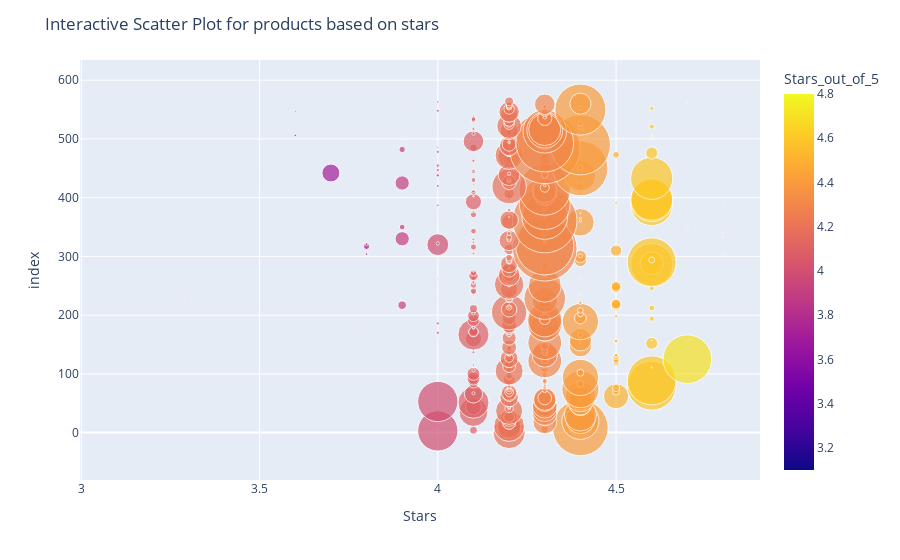

Source (notebook cell):
### Markdown cell above
#### From the above interactive plot we can see the offer price and the ratings of each phone that is colored based on its brands, we also see that brands with lesser price have a high number of ratings. Redmi has the highest ratings followed by vivo.

### Code cell
fig = px.scatter(df, x="Stars_out_of_5", hover_name="Product Name",
                 color = 'Stars_out_of_5', size = 'Ratings', size_max = 50)
fig.update_layout(title="Interactive Scatter Plot for products based on stars", xaxis_title="Stars")
fig.show()

### Figure 1 — Plotly figure (JSON) as saved in the notebook; plotly's stock layout.template omitted (floating-point values rounded to 4 significant figures; data arrays with more than 128 entries replaced by an {"elided": "..."} marker saying what was removed)
{"data": [{"hovertemplate": "<b>%{hovertext}</b><br><br>Stars_out_of_5=%{marker.color}<br>index=%{y}<br>Ratings=%{marker.size}<extra></extra>", "hovertext": {"elided": "565 str values"}, "legendgroup": "", "marker": {"color": {"elided": "565 float values"}, "coloraxis": "coloraxis", "size": {"elided": "565 int values"}, "sizemode": "area", "sizeref": 233.7, "symbol": "circle"}, "mode": "markers", "name": "", "orientation": "h", "showlegend": false, "type": "scatter", "x": {"elided": "565 float values"}, "xaxis": "x", "y": {"elided": "565 int values"}, "yaxis": "y"}], "layout": {"autosize": true, "coloraxis": {"colorbar": {"title": {"text": "Stars_out_of_5"}}, "colorscale": [[0, "#0d0887"], [0.1111, "#46039f"], [0.2222, "#7201a8"], [0.3333, "#9c179e"], [0.4444, "#bd3786"], [0.5556, "#d8576b"], [0.6667, "#ed7953"], [0.7778, "#fb9f3a"], [0.8889, "#fdca26"], [1, "#f0f921"]]}, "legend": {"itemsizing": "constant", "tracegroupgap": 0}, "margin": {"t": 60}, "title": {"text": "Interactive Scatter Plot for products based on stars"}, "xaxis": {"anchor": "y", "autorange": true, "domain": [0, 1], "range": [2.998, 4.902], "title": {"text": "Stars"}, "type": "linear"}, "yaxis": {"anchor": "x", "autorange": true, "domain": [0, 1], "range": [-156.8, 705.0], "title": {"text": "index"}, "type": "linear"}}}
